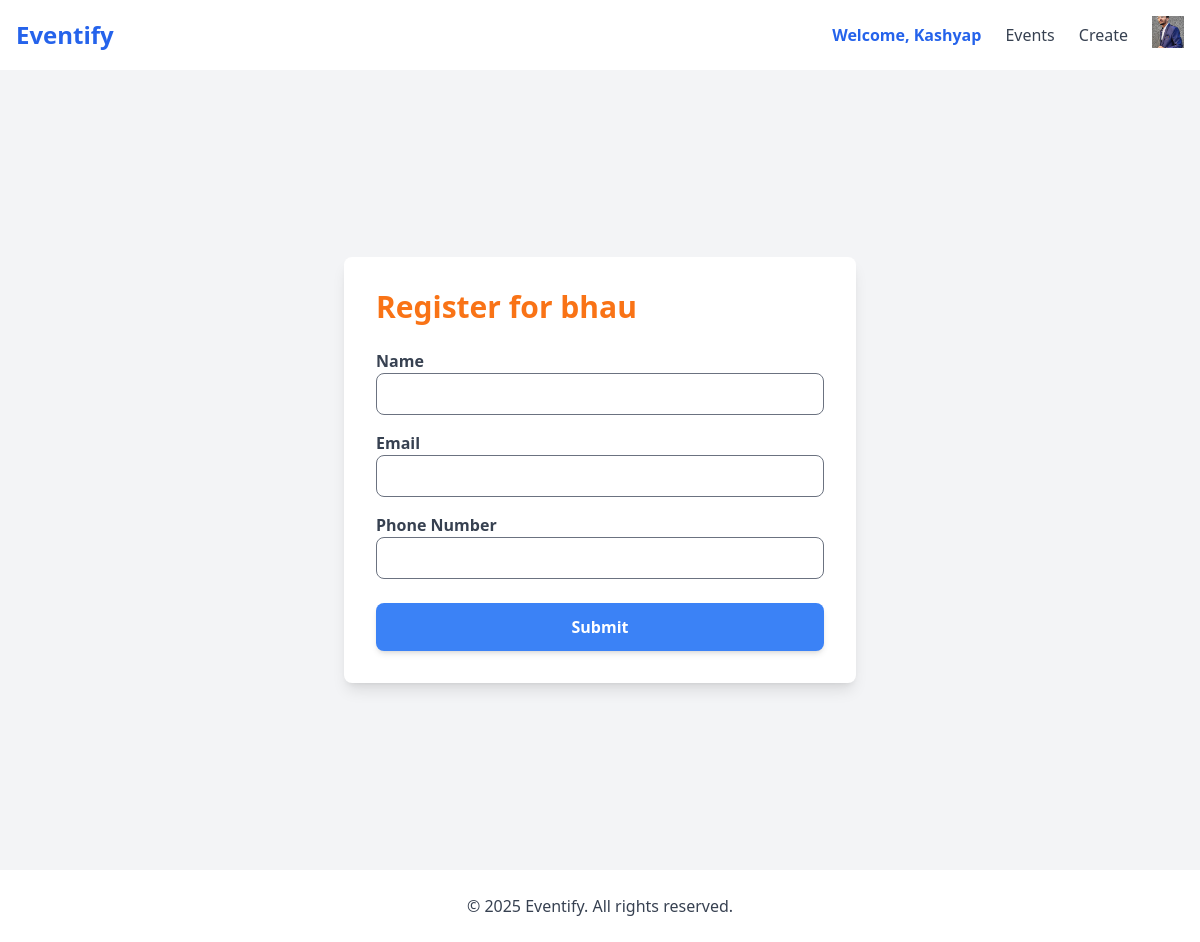
The page /event/event/22/register/ (signed in) on the database its author committed.
### user1/models.py (models this page shows, shortened)
class CustomUser(AbstractBaseUser, PermissionsMixin):
    email = models.EmailField(unique=True)  # Unique identifier
    name = models.CharField(max_length=50)
    phone_number = models.CharField(max_length=15, blank=True, null=True)
    profile_picture = models.ImageField(upload_to="profile_pics/", blank=True, null=True, default="profile_pics/default_profile.png")  # ✅ Default Image Added
    date_of_birth = models.DateField(blank=True, null=True)
    is_active = models.BooleanField(default=True)  # Active status
    is_staff = models.BooleanField(default=False)  # Required for admin login
    objects = CustomUserManager()
    USERNAME_FIELD = "email"  # Use email for authentication
    REQUIRED_FIELDS = ["name"]  # ✅ Removed "username" since it's not in your model

### event/models.py (models this page shows, shortened)
class Event(models.Model):
    title = models.CharField(max_length=200)
    description = models.TextField()
    location = models.CharField(max_length=255)
    date_time = models.DateTimeField()
    attendees = models.ManyToManyField(Attendee, related_name='events', blank=True)
    image = models.ImageField(upload_to='event_images/', null=True, blank=True)
    max_attendees = models.PositiveIntegerField(default=100)
    organizer = models.ForeignKey(CustomUser, on_delete=models.CASCADE, related_name="organized_events", null=True, blank=True)

### event/views.py (the view)
# urls.py: path('event/<int:event_id>/register/', register_user_page, name='register_user_page'),
def register_user_page(request, event_id):
    event = get_object_or_404(Event, id=event_id)
    return render(request, 'event/register_user.html', {'event': event})

### event/templates/event/register_user.html (shortened to what this page needs)
{% extends "layout.html" %}
{% block content %}
    <div class="min-h-screen bg-gray-100 flex justify-center items-center">
        <div class="bg-white p-8 shadow-lg rounded-lg w-full max-w-lg">
            <h2 class="text-3xl font-extrabold text-orange-500 mb-6">Register for {{ event.title }}</h2>
            <form method="post" action="{% url 'event:register_user' event.id %}">
                <div class="mb-4">
                    <label class="block text-gray-700 font-semibold mb-2">Name</label>
                    <input type="text" name="name" required class="w-full px-4 py-2 border rounded-lg shadow-sm focus:outline-none focus:ring-2 focus:ring-orange-500">
                </div>
                <div class="mb-4">
                    <label class="block text-gray-700 font-semibold mb-2">Email</label>
                    <input type="email" name="email" required class="w-full px-4 py-2 border rounded-lg shadow-sm focus:outline-none focus:ring-2 focus:ring-orange-500">
                </div>
                <div class="mb-6">
                    <label class="block text-gray-700 font-semibold mb-2">Phone Number</label>
                    <input type="text" name="phone" required class="w-full px-4 py-2 border rounded-lg shadow-sm focus:outline-none focus:ring-2 focus:ring-orange-500">
                </div>
                <button type="submit" class="bg-blue-500 hover:bg-blue-600 text-white font-semibold px-6 py-3 rounded-lg shadow-md w-full">
                    Submit
                </button>
            </form>
        </div>
    </div>
{% endblock %}

### templates/layout.html (shortened to what this page needs)
{% load static tailwind_tags %}
{% load static %}
<!DOCTYPE html>
<html lang="en">
<head>
    {% tailwind_css %}
    <link rel="stylesheet" href="{% static 'style.css' %}">
</head>
<body>
    <nav class="w-full bg-white shadow-md p-4 flex justify-between items-center">
        <h1 class="text-2xl font-bold text-blue-600">
            <a href="{% url 'event:home' %}">Eventify</a>
        </h1>
        <div class="flex items-center space-x-6 text-gray-700">
            {% if request.user.is_authenticated %}
                <span class="text-blue-600 font-semibold">Welcome, {{ request.user.name }}</span>
                <a href="{% url 'event:event_list' %}" class="hover:text-orange-500 font-medium">Events</a>
                <a href="{% url 'event:create_event' %}" class="hover:text-orange-500 font-medium">Create</a>
                <div class="relative">
                    <button id="profile-menu-btn" class="focus:outline-none">
                        {% if request.user.profile_picture %}
                            <img src="{{ request.user.profile_picture.url }}" alt="Profile"
                                 class="rounded-full border border-gray-300 object-cover"
                                 style="width: 32px; height: 32px;">
                        {% else %}
                            <img src="{% static 'default_profile.png' %}" alt="Profile"
                                 class="rounded-full border border-gray-300 object-cover"
                                 style="width: 32px; height: 32px;">
                        {% endif %}
                    </button>
                </div>
            {% else %}
                <a href="{% url 'login' %}" class="hover:text-orange-500 font-medium">Login</a>
            {% endif %}
        </div>
    </nav>
    {% block content %}{% endblock %}
    <footer class="w-full bg-white p-6 space-y-6 text-center text-gray-700">
        © 2025 Eventify. All rights reserved.
    </footer>
</body>
</html>

### static/style.css (style rules this page uses)
body { background-color: rgb(23, 23, 26); color: rgb(137, 139, 141); }
h1 { text-align: center; font-size: 2em; }

### rows shown on the page
CustomUser: user.name "Kashyap", user.profile_picture (picture)
Event: title "bhau"
